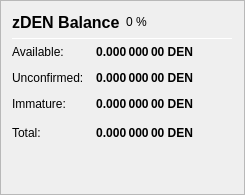
                   <widget class="QFrame" name="frame_ZerocoinBalances">
                    <property name="frameShape">
                     <enum>QFrame::StyledPanel</enum>
                    </property>
                    <property name="frameShadow">
                     <enum>QFrame::Raised</enum>
                    </property>
                    <layout class="QVBoxLayout" name="verticalLayout_7">
                     <item>
                      <layout class="QHBoxLayout" name="horizontalLayout_8" stretch="0,0,0">
                       <item>
                        <widget class="QLabel" name="label_5z_3">
                         <property name="minimumSize">
                          <size>
                           <width>0</width>
                           <height>20</height>
                          </size>
                         </property>
                         <property name="font">
                          <font>
                           <pointsize>12</pointsize>
                           <weight>75</weight>
                           <bold>true</bold>
                          </font>
                         </property>
                         <property name="text">
                          <string>zDEN Balance</string>
                         </property>
                        </widget>
                       </item>
                       <item>
                        <widget class="QLabel" name="labelzDENPercent">
                         <property name="text">
                          <string notr="true">0 %</string>
                         </property>
                        </widget>
                       </item>
                       <item>
                        <spacer name="horizontalSpacer_11">
                         <property name="orientation">
                          <enum>Qt::Horizontal</enum>
                         </property>
                         <property name="sizeHint" stdset="0">
                          <size>
                           <width>40</width>
                           <height>20</height>
                          </size>
                         </property>
                        </spacer>
                       </item>
                      </layout>
                     </item>
                     <item>
                      <widget class="Line" name="line_ZerocoinBalance">
                       <property name="minimumSize">
                        <size>
                         <width>0</width>
                         <height>1</height>
                        </size>
                       </property>
                       <property name="maximumSize">
                        <size>
                         <width>16777215</width>
                         <height>1</height>
                        </size>
                       </property>
                       <property name="orientation">
                        <enum>Qt::Horizontal</enum>
                       </property>
                      </widget>
                     </item>
                     <item>
                      <layout class="QGridLayout" name="gridLayout_5">
                       <property name="spacing">
                        <number>12</number>
                       </property>
                       <item row="1" column="0">
                        <widget class="QLabel" name="labelzBalanceMatureText">
                         <property name="toolTip">
                          <string>Mature: more than 20 confirmation and more than 1 mint of the same denomination after it was minted.
These zDEN are spendable.</string>
                         </property>
                         <property name="text">
                          <string>Available:</string>
                         </property>
                        </widget>
                       </item>
                       <item row="1" column="1">
                        <widget class="QLabel" name="labelzBalanceMature">
                         <property name="font">
                          <font>
                           <weight>75</weight>
                           <bold>true</bold>
                          </font>
                         </property>
                         <property name="toolTip">
                          <string>Mature: more than 20 confirmation and more than 1 mint of the same denomination after it was minted.
These zDEN are spendable.</string>
                         </property>
                         <property name="text">
                          <string notr="true">0.000 000 00 DEN</string>
                         </property>
                         <property name="alignment">
                          <set>Qt::AlignRight|Qt::AlignTrailing|Qt::AlignVCenter</set>
                         </property>
                        </widget>
                       </item>
                       <item row="2" column="0">
                        <widget class="QLabel" name="labelzBalanceUnconfirmedText">
                         <property name="toolTip">
                          <string>Unconfirmed: less than 20 confirmations
Immature: confirmed, but less than 1 mint of the same denomination after it was minted</string>
                         </property>
                         <property name="text">
                          <string>Unconfirmed:</string>
                         </property>
                        </widget>
                       </item>
                       <item row="2" column="1">
                        <widget class="QLabel" name="labelzBalanceUnconfirmed">
                         <property name="font">
                          <font>
                           <weight>75</weight>
                           <bold>true</bold>
                          </font>
                         </property>
                         <property name="toolTip">
                          <string>Unconfirmed: less than 20 confirmations
Immature: confirmed, but less than 1 mint of the same denomination after it was minted</string>
                         </property>
                         <property name="text">
                          <string notr="true">0.000 000 00 DEN</string>
                         </property>
                         <property name="alignment">
                          <set>Qt::AlignRight|Qt::AlignTrailing|Qt::AlignVCenter</set>
                         </property>
                        </widget>
                       </item>
                       <item row="3" column="0">
                        <widget class="QLabel" name="labelzBalanceImmatureText">
                         <property name="toolTip">
                          <string>Unconfirmed: less than 20 confirmations
Immature: confirmed, but less than 1 mint of the same denomination after it was minted</string>
                         </property>
                         <property name="text">
                          <string>Immature:</string>
                         </property>
                        </widget>
                       </item>
                       <item row="3" column="1">
                        <widget class="QLabel" name="labelzBalanceImmature">
                         <property name="font">
                          <font>
                           <weight>75</weight>
                           <bold>true</bold>
                          </font>
                         </property>
                         <property name="toolTip">
                          <string>Unconfirmed: less than 20 confirmations
Immature: confirmed, but less than 1 mint of the same denomination after it was minted</string>
                         </property>
                         <property name="text">
                          <string notr="true">0.000 000 00 DEN</string>
                         </property>
                         <property name="alignment">
                          <set>Qt::AlignRight|Qt::AlignTrailing|Qt::AlignVCenter</set>
                         </property>
                        </widget>
                       </item>
                       <item row="4" column="0">
                        <widget class="QLabel" name="labelzBalanceText">
                         <property name="toolTip">
                          <string>Your current zDEN balance, unconfirmed and immature zDEN included.</string>
                         </property>
                         <property name="text">
                          <string>Total:</string>
                         </property>
                        </widget>
                       </item>
                       <item row="4" column="1">
                        <widget class="QLabel" name="labelzBalance">
                         <property name="font">
                          <font>
                           <weight>75</weight>
                           <bold>true</bold>
                          </font>
                         </property>
                         <property name="cursor">
                          <cursorShape>IBeamCursor</cursorShape>
                         </property>
                         <property name="toolTip">
                          <string>Your current zDEN balance, unconfirmed and immature zDEN included.</string>
                         </property>
                         <property name="text">
                          <string notr="true">0.000 000 00 DEN</string>
                         </property>
                         <property name="alignment">
                          <set>Qt::AlignRight|Qt::AlignTrailing|Qt::AlignVCenter</set>
                         </property>
                         <property name="textInteractionFlags">
                          <set>Qt::LinksAccessibleByMouse|Qt::TextSelectableByKeyboard|Qt::TextSelectableByMouse</set>
                         </property>
                        </widget>
                       </item>
                       <item row="4" column="2">
                        <spacer name="horizontalSpacer_4">
                         <property name="orientation">
                          <enum>Qt::Horizontal</enum>
                         </property>
                         <property name="sizeHint" stdset="0">
                          <size>
                           <width>40</width>
                           <height>20</height>
                          </size>
                         </property>
                        </spacer>
                       </item>
                      </layout>
                     </item>
                     <item>
                      <spacer name="verticalSpacer_4">
                       <property name="orientation">
                        <enum>Qt::Vertical</enum>
                       </property>
                       <property name="sizeHint" stdset="0">
                        <size>
                         <width>20</width>
                         <height>40</height>
                        </size>
                       </property>
                      </spacer>
                     </item>
                    </layout>
                   </widget>
